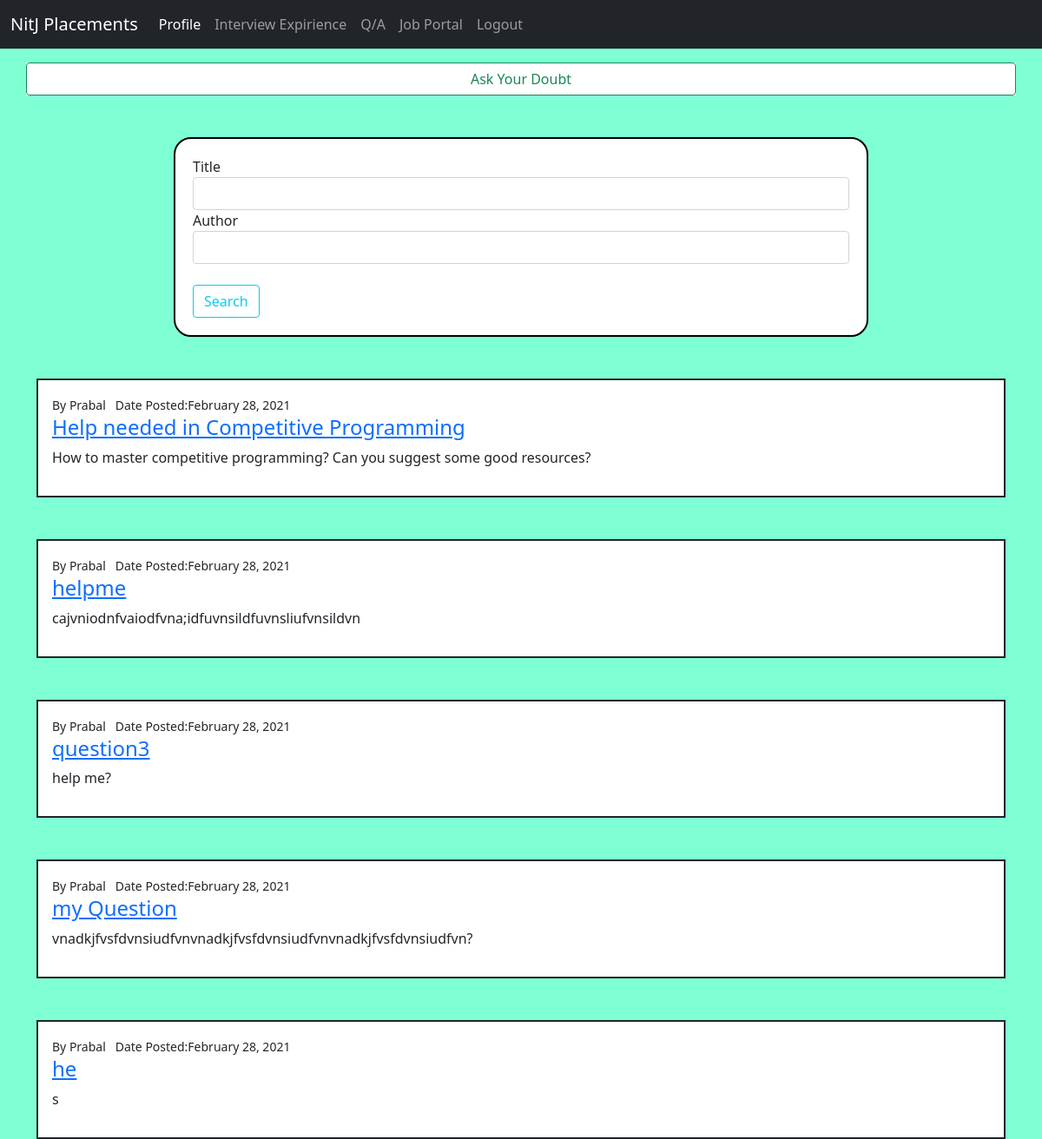
Screenshot of /qa/ (signed in) with the database file from the repository.
### qAndA/models.py (models this page shows, shortened)
class Question(models.Model):
    author = models.ForeignKey(user_model.Student, null=False, on_delete=models.CASCADE)
    title = models.CharField(max_length=200, null=False)
    body = models.TextField(null=False)
    created_at = models.DateTimeField(auto_now_add=True)
    updated_at = models.DateTimeField(auto_now=True)

### users/models.py (models this page shows, shortened)
class Student(models.Model):
    user = models.OneToOneField(User, on_delete=models.CASCADE)
    firstName = models.CharField(max_length=256)
    lastName = models.CharField(max_length=256)
    email = models.EmailField()
    ph_no = models.CharField(max_length=10)

### qAndA/views.py (the view)
# urls.py: path('', views.homePage, name='qAindex'),
@login_required
def homePage(request):
    form = qFilter
    qs = Question.objects.all().order_by('-created_at')
    title = request.GET.get('title')
    authorName = request.GET.get('author')
    if title is not None and title != '':
        qs = qs.filter(title__icontains = title)
    if authorName is not None and authorName != '':
        qs = qs.filter(author__firstName__icontains = authorName)
    context = {
        'form':form,
        'questions': qs
    }
    return render(request, 'qAndA/homepage.html', context)

### templates/qAndA/homepage.html (shortened to what this page needs)
{% extends "users/baseAuth.html"%}
{% load static %}
{% load crispy_forms_tags %}
{% block headBlock %}
<link rel="stylesheet" href="{% static 'users/index.css' %}">
{% endblock %}
{% block bodyBlock %}
<div class = "container mt-3">
  <div class="row justify-content-center myWhite">
      <a class="btn btn-outline-success" href="{% url 'new-question'%}">
        Ask Your Doubt
      </a>
  </div>
</div>
<div class="container formClass col-md-8 mt-5 myWhite">
  <div class="row justify-content-center">
          <form method="GET">
              {{ form|crispy }}
              <button class = "btn btn-outline-info mt-4" type="submit">
                  Search
              </button>
          </form>
  </div>
</div>
<div class="container">
{% for question in questions %}
  <div class="question-list-item border border-2 border-dark mt-5 p-3 myWhite">
      <small class="question-list-item-author">
            By {{question.author.firstName}}  &nbsp; Date Posted:{{ question.created_at|date:"F d, Y"}}
      </small>
      <a href="{% url 'questionPage' question.id %}">
      <h4 class="question-list-item-title">
        {{question.title}}
      </h4>
    </a>
      <p>
        {{ question.body }}
      </p>
</div>
{% endfor %}
</div>
{% endblock bodyBlock %}

### static/main.css (style rules this page uses)
.myBg { background-color:whitesmoke; background-color: aquamarine; }
.myWhite { background-color:white; }

### static/users/index.css (style rules this page uses)
.formClass { border: 2px solid black; border-radius: 20px; padding: 20px; }

### rows the page displays
Question: author.firstName "Prabal", created_at "February 28, 2021", title "Help needed in Competitive Programming", body "How to master competitive programming? Can you suggest some good resources?"
Question: author.firstName "Prabal", created_at "February 28, 2021", title "helpme", body "cajvniodnfvaiodfvna;idfuvnsildfuvnsliufvnsildvn"
Question: author.firstName "Prabal", created_at "February 28, 2021", title "question3", body "help me?"
Question: author.firstName "Prabal", created_at "February 28, 2021", title "my Question", body "vnadkjfvsfdvnsiudfvnvnadkjfvsfdvnsiudfvnvnadkjfvsfdvnsiudfvn?"
Question: author.firstName "Prabal", created_at "February 28, 2021", title "he", body "s"
